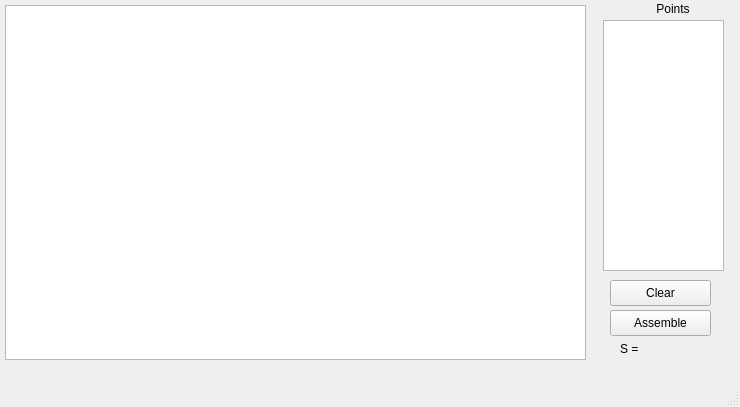
<?xml version="1.0" encoding="UTF-8"?>
<ui version="4.0">
 <class>Paint</class>
 <widget class="QMainWindow" name="Paint">
  <property name="geometry">
   <rect>
    <x>0</x>
    <y>0</y>
    <width>740</width>
    <height>407</height>
   </rect>
  </property>
  <property name="windowTitle">
   <string>Paint</string>
  </property>
  <widget class="QWidget" name="centralwidget">
   <widget class="QGraphicsView" name="graphicsView">
    <property name="geometry">
     <rect>
      <x>5</x>
      <y>5</y>
      <width>581</width>
      <height>355</height>
     </rect>
    </property>
   </widget>
   <widget class="QLabel" name="label">
    <property name="geometry">
     <rect>
      <x>640</x>
      <y>0</y>
      <width>66</width>
      <height>18</height>
     </rect>
    </property>
    <property name="text">
     <string>Points</string>
    </property>
    <property name="alignment">
     <set>Qt::AlignCenter</set>
    </property>
   </widget>
   <widget class="QTextEdit" name="textEdit">
    <property name="geometry">
     <rect>
      <x>603</x>
      <y>20</y>
      <width>121</width>
      <height>251</height>
     </rect>
    </property>
    <property name="readOnly">
     <bool>true</bool>
    </property>
   </widget>
   <widget class="QPushButton" name="pushButton">
    <property name="geometry">
     <rect>
      <x>610</x>
      <y>280</y>
      <width>101</width>
      <height>26</height>
     </rect>
    </property>
    <property name="text">
     <string>Clear</string>
    </property>
   </widget>
   <widget class="QPushButton" name="pushButton_2">
    <property name="geometry">
     <rect>
      <x>610</x>
      <y>310</y>
      <width>101</width>
      <height>26</height>
     </rect>
    </property>
    <property name="text">
     <string>Assemble</string>
    </property>
   </widget>
   <widget class="QLabel" name="label_2">
    <property name="geometry">
     <rect>
      <x>620</x>
      <y>340</y>
      <width>21</width>
      <height>18</height>
     </rect>
    </property>
    <property name="text">
     <string>S =</string>
    </property>
   </widget>
   <widget class="QLabel" name="l_square">
    <property name="geometry">
     <rect>
      <x>640</x>
      <y>340</y>
      <width>81</width>
      <height>18</height>
     </rect>
    </property>
    <property name="text">
     <string/>
    </property>
   </widget>
  </widget>
  <widget class="QMenuBar" name="menubar">
   <property name="geometry">
    <rect>
     <x>0</x>
     <y>0</y>
     <width>740</width>
     <height>23</height>
    </rect>
   </property>
  </widget>
  <widget class="QStatusBar" name="statusbar"/>
 </widget>
 <resources/>
 <connections/>
</ui>
